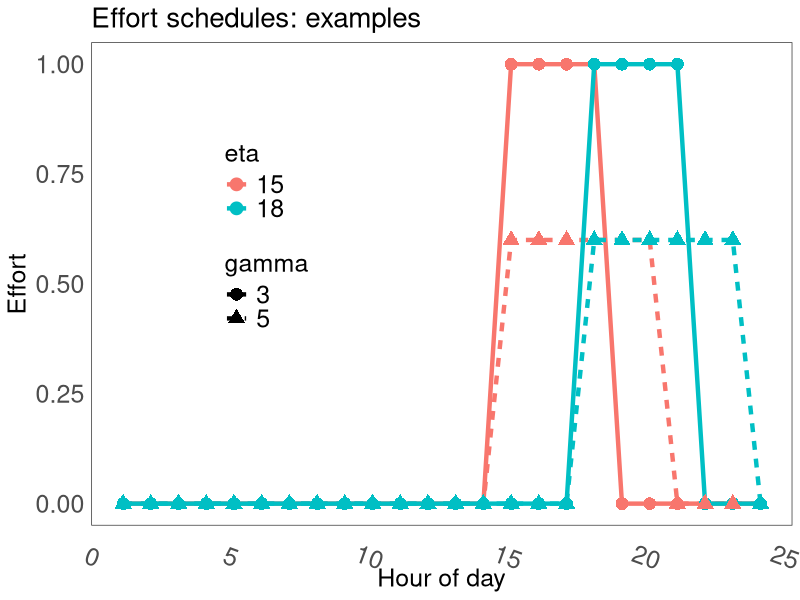

The R script that drew this image:

library('ggplot2')

define_schedule = function(gamma, eta, beta, tau = 24) {
  
  u = rep(0, tau);
  u[eta:(eta+gamma)] = beta / gamma
  return(u)
} 

u = define_schedule

test_plot = 1
if (test_plot == 1) {

  beta = 3
  df = rbind(data.frame(hour = 1:24, eta = 15, gamma = 3, effort = u(3,15, beta)),
             data.frame(hour = 1:24, eta = 18, gamma = 3, effort = u(3,18, beta)),
             data.frame(hour = 1:24, eta = 15, gamma = 5, effort = u(5,15, beta)),
             data.frame(hour = 1:24, eta = 18, gamma = 5, effort = u(5,18, beta)))             
  df$gamma = as.factor(df$gamma)
  df$eta = as.factor(df$eta)
  
  PLOTS_PATH = '~/Dropbox/OccupancyStates/plots/scheduling/'
  pdf(file = paste(PLOTS_PATH,'example-fixed-schedules.pdf', sep=''), width = 5, height=3)
  plt = ggplot(df, aes(y = effort, x = hour, color = eta, linetype = gamma, shape = gamma)) + 
    geom_line(size = 1.5) + geom_point(size = 4)
  plt = plt + theme_bw() + 
    theme(panel.grid.major = element_blank(),
          panel.grid.minor = element_blank(),
          panel.background = element_blank(),
          strip.text.x     = element_text(size=18),
          axis.text.y      = element_text(size=18), 
          axis.text.x      = element_text(size=18, angle = -20),
          axis.title.y     = element_text(size=18),
          axis.title.x     = element_text(size=18),
          plot.title       = element_text(size=20),            
          legend.text      = element_text(size=18),
          legend.title      = element_text(size=18),
          legend.position  = c(0.25, 0.6),
          axis.ticks = element_blank()) + 
    ggtitle(paste("Effort schedules: examples")) + ylab('Effort') + xlab('Hour of day')
  print(plt)
  dev.off()
}